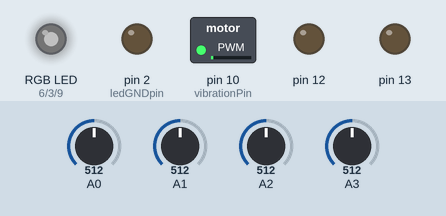
A sketch run on a simulated Arduino Uno, built with avr-gcc and run on an emulated ATmega328P. On the bench: switched loads named in the sketch (green lamp = pin HIGH), an RGB LED mixed from three pins (HIGH = lit), output pins drawn as LEDs (lit = HIGH). Inputs (shaded band) come from the test bench; at power-on: A0 = 512, A1 = 512, A2 = 512, A3 = 512. Dim RGB values are drawn brighter than linear; what the sketch prints to the serial monitor is not drawn.

Above: at 3.05 s.
Timing chart, 0 to 6.0 s (numbered marks = the images above):
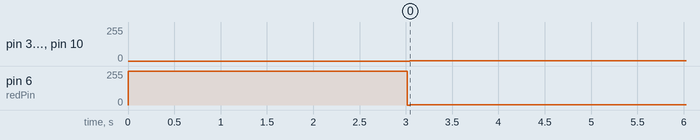

Measured:
- by itself, pin 3 (greenPin), pin 9 (bluePin), pin 10 (vibrationPin): 0/255 → 1/255 at 3.0 s
- by itself, pin 6 (redPin): 255/255 → 1/255 at 3.0 s

The sketch:

ArduMiniTest.ino
```cpp
// test code for Arduino Gloves
// http://www.plusea.at/?category_name=gloves

//true for LEFT HAND
#define redPin 6
#define bluePin 9
#define greenPin 3
#define ledGNDpin 2
#define vibrationPin 10
#define vibrationGNDpin 11

// finger bend sensors
int sensor[8] = {
};
int sensorMin[8] = {
};
int sensorMax[8] = {
};

// RGB led values
int red;
int green;
int blue;

// motor value
int vibration;


void setup() {
  pinMode(vibrationPin, OUTPUT);
  pinMode(vibrationGNDpin, OUTPUT);
  digitalWrite(vibrationGNDpin, LOW);
  pinMode(ledGNDpin, OUTPUT);
  digitalWrite(ledGNDpin, LOW);
  pinMode(redPin, OUTPUT);
  pinMode(greenPin, OUTPUT);
  pinMode(bluePin, OUTPUT);

  // set pull-up resistors for bend sensors
  digitalWrite(14, HIGH);
  digitalWrite(15, HIGH);
  digitalWrite(16, HIGH);
  digitalWrite(17, HIGH);

  //////////////////////////////////////////////////////////////////////////////////////////
  digitalWrite(redPin, HIGH);  //turn on red LED when collecting BS values

  for(int i=0; i<8; i++) {  //read all BS values once
    readSensor(i);
    sensorMin[i] = sensor[i];  //initialize sensor MAXs to value of first sensor reading
    sensorMax[i] = sensor[i];  //initialize sensor MINs to value of first sensor reading
  }

  // determine min and max of bend sensor values
  while(millis() < 3000){
    for(int i=0; i<8; i++) {  //read all BS values once
      readSensor(i);
      if(sensor[i] < sensorMin[i]) sensorMin[i] = sensor[i];  //update sensor MINs
      if(sensor[i] > sensorMax[i]) sensorMax[i] = sensor[i];  //update sensor MAXs
    }
  }
  digitalWrite(redPin, LOW);  //turn off red LED when finished collecting BS values
  //////////////////////////////////////////////////////////////////////////////////////////

  //Serial.begin(9600);  //USB
  Serial.begin(115200);  //USB or Bluetooth

  for(int i=0; i<8; i++) {  //print all MINs and MAXs sensor values
    Serial.print(i);
    Serial.print("\t");
    Serial.print("min: ");
    Serial.print(sensorMin[i]);
    Serial.print("\t");
    Serial.print("max: ");
    Serial.print(sensorMax[i]);
    Serial.println();
  }

}


void loop() {
  for(int i=0; i<8; i++) {
    readSensor(i);
  }

  mapSensorValues();
  sendSerial();

  red = map(sensor[2], sensorMin[2], sensorMax[2], 0, 255);
  green = map(sensor[4], sensorMin[4], sensorMax[4], 0, 255);
  blue = map(sensor[6], sensorMin[6], sensorMax[6], 0, 255);
  vibration = map(sensor[0], sensorMin[0], sensorMax[0], 0, 255);

  analogWrite(redPin, red);
  analogWrite(greenPin, green);
  analogWrite(bluePin, blue);
  analogWrite(vibrationPin, vibration);
}


void sendSerial(){
  for(int i=0; i<8; i++) {
    Serial.print(sensor[i]);
    if(i<7)Serial.print(",");
  }
  Serial.println();
}

void mapSensorValues(){
  for(int i=0; i<8; i++) {
    sensor[i] = constrain(sensor[i], sensorMin[i], sensorMax[i]);
    sensor[i] = map(sensor[i], sensorMin[i], sensorMax[i], 0, 1023);
  }
}

void printSerial(){
  for(int i=0; i<8; i++) {
    Serial.print(i);
    Serial.print(": ");
    Serial.print(sensor[i]);
    Serial.print("\t");
  }
  Serial.println();
}


void readSensor(int BSnumber) {

  // thumb:
  if(BSnumber == 0) {
    pinMode(12, OUTPUT);
    digitalWrite(12, LOW);
    pinMode(13, INPUT);
    digitalWrite(13, HIGH);
    delay(2);
    sensor[BSnumber]=analogRead(A0);
  }

  // indexH:
  if(BSnumber == 1) {
    pinMode(12, OUTPUT);
    digitalWrite(12, LOW);
    pinMode(13, INPUT);
    digitalWrite(13, HIGH);
    delay(2);
    sensor[BSnumber]=analogRead(A1);
  }

  // indexF:
  if(BSnumber == 2) {
    pinMode(12, OUTPUT);
    digitalWrite(12, LOW);
    pinMode(13, INPUT);
    digitalWrite(13, HIGH);
    delay(2);
    sensor[BSnumber]=analogRead(A2);
  }

  // middleH:
  if(BSnumber == 3) {
    pinMode(12, OUTPUT);
    digitalWrite(12, LOW);
    pinMode(13, INPUT);
    digitalWrite(13, HIGH);
    delay(2);
    sensor[BSnumber]=analogRead(A3);
  }

  // middleF:
  if(BSnumber == 4) {
    pinMode(12, INPUT);
    digitalWrite(12, HIGH);
    pinMode(13, OUTPUT);
    digitalWrite(13, LOW);
    delay(2);
    sensor[BSnumber]=analogRead(A0);
  }

  // ringH:
  if(BSnumber == 5) {
    pinMode(12, INPUT);
    digitalWrite(12, HIGH);
    pinMode(13, OUTPUT);
    digitalWrite(13, LOW);
    delay(2);
    sensor[BSnumber]=analogRead(A1);
  }

  // ringF:
  if(BSnumber == 6) {
    pinMode(12, INPUT);
    digitalWrite(12, HIGH);
    pinMode(13, OUTPUT);
    digitalWrite(13, LOW);
    delay(2);
    sensor[BSnumber]=analogRead(A2);
  }

  // little:
  if(BSnumber == 7) {
    pinMode(12, INPUT);
    digitalWrite(12, HIGH);
    pinMode(13, OUTPUT);
    digitalWrite(13, LOW);
    delay(2);
    sensor[BSnumber]=analogRead(A3);
  }

}
```
